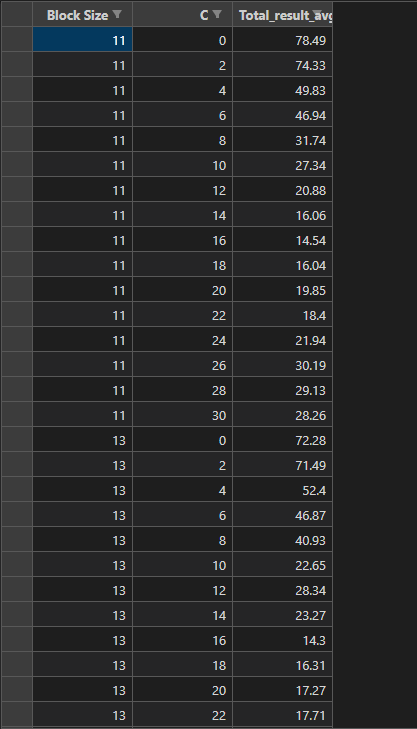
#> input picture csv_example.PNG, 417 x 729 px; its folder holds only this picture in this run
$ python -i preprocessing.py   (imports and definitions only)
#> lines starting #> are read from the running program, lines starting #| are printed output that depends on the picture; after the words box and inside, x2 and y2 are one past the last pixel; in counts of white or black regions, pixels touching at a corner belong together
#> further down, picture is the input picture: shape (729, 417, 3); mean B, G, R 41.6, 41, 40.5
import re
import pandas as pd
import cv2 as cv
from matplotlib import pyplot as plt
import numpy as np
import pytesseract
from pytesseract import Output
import csv
import os
from itertools import zip_longest
from sklearn.metrics import mean_absolute_percentage_error, mean_absolute_error


# function to convert image to grayscale
def get_grayscale(image):
    return cv.cvtColor(image, cv.COLOR_BGR2GRAY)


# [69 lines left out: functions boundingboxes, returnoutput, not called in this run]


"-------------------------------------------------------------------"

"------------------EDIT FOR updatingPipeLine------------------------"
def preprocess_image(image):
    """
    Preprocesses an input image for OCR.

    Args:
        image (numpy.ndarray): The input image as a NumPy array.

    Returns:
        numpy.ndarray: The preprocessed image as a binary NumPy array.
    """


    # Resize the image to a fixed size of 400x400 pixels
    image = cv.resize(image, (400, 400))
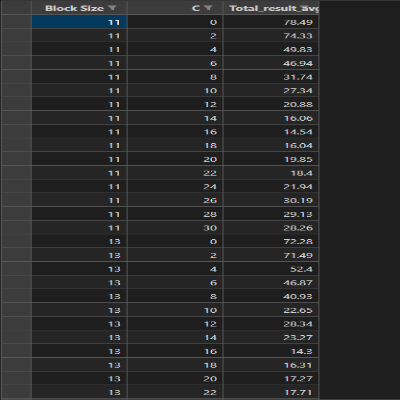
#> image: shape (400, 400, 3); mean of channels 0, 1, 2 41.6, 40.9, 40.5; drawn as B, G, R

    gray = adaptive_gamma_correction(image)
    # Apply Binary Inverse thresholding to the grayscale image to obtain a binary image.
    thresh = cv.threshold(gray, 120, 255, cv.THRESH_BINARY_INV)[1]

    # Return the preprocessed binary image.
    return thresh


# [132 lines left out: functions extract_nutrition_info, count_characters, process_images, process_images_individual, not called in this run]


"---------------------Compare CSV---------------------------------"


# [84 lines left out: functions read_csv_file, compare_csv_files, print_comparison_results, not called in this run]


"----------------------------Count Individual Characters-----------------------------------"


# [171 lines left out: functions smape, count_chars, count_chars_in_file, compare_individual_csv_files, print_individual_count, not called in this run]


"------------------------ADAPTIVE GAMMA CORRECTION-----------------------"

def adaptive_gamma_correction(image, block_size=64, gamma=1.0):
    # Convert the image to grayscale
#> called with block_size = 64, gamma = 1
    gray = cv.cvtColor(image, cv.COLOR_BGR2GRAY)

    # Divide the image into blocks
    blocks = []
    for i in range(0, gray.shape[0], block_size):
        for j in range(0, gray.shape[1], block_size):
            block = gray[i:i+block_size, j:j+block_size]
            blocks.append(block)
#> after the loop, blocks = 49 items

    # Calculate the gamma-corrected image block by block
    gamma_corrected_blocks = []
    for block in blocks:
        # Calculate the histogram of the block
        hist, _ = np.histogram(block, bins=256, range=(0, 256))

        # Calculate the cumulative distribution function of the block
        cdf = hist.cumsum()

        # Normalize the cumulative distribution function
        cdf_normalized = cdf / cdf[-1]

        # Calculate the gamma-corrected lookup table for the block
        inv_gamma = 1.0 / gamma
        table = np.array([((i / 255.0) ** inv_gamma) * 255 for i in np.arange(0, 256)]).astype("uint8")

        # Apply the gamma-corrected lookup table to the block, weighted by the probability of each intensity value
        weighted_table = cv.LUT(table, cdf_normalized * 255.0)
        gamma_corrected_block = cv.LUT(block, table)

        # Add the gamma-corrected block to the list of gamma-corrected blocks
        gamma_corrected_blocks.append(gamma_corrected_block)
#> this loop made 49 passes
#> pass 1, in adaptive_gamma_correction, `gamma_corrected_block = cv.LUT(block, table)`:
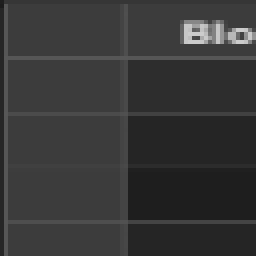
#> gamma_corrected_block: shape (64, 64) (shown 4 times larger); min 28, max 204, mean 54.9
#> pass 2, in adaptive_gamma_correction, `gamma_corrected_block = cv.LUT(block, table)`:
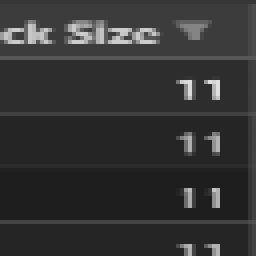
#> gamma_corrected_block: shape (64, 64) (shown 4 times larger); min 30, max 224, mean 51.3
#> pass 3, in adaptive_gamma_correction, `gamma_corrected_block = cv.LUT(block, table)`:
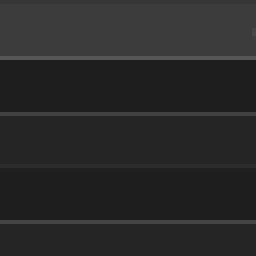
#> gamma_corrected_block: shape (64, 64) (shown 4 times larger); min 30, max 86, mean 40.9
#> after the loop, gamma_corrected_blocks = 49 items

    # Assemble the gamma-corrected image by merging the gamma-corrected blocks
    gamma_corrected_image = np.zeros_like(gray)
    block_index = 0
    for i in range(0, gray.shape[0], block_size):
        for j in range(0, gray.shape[1], block_size):
            gamma_corrected_block = gamma_corrected_blocks[block_index]
            gamma_corrected_image[i:i+block_size, j:j+block_size] = gamma_corrected_block
            block_index += 1
#> after the loop, block_index = 49

    return gamma_corrected_image


# [52 lines left out: function adaptive_gamma_correction_with_otsu, not called in this run]

"Convert String to Dictionary"
# [18 lines left out: function string_to_dict, not called in this run]

>>> import cv2
>>> picture = cv2.imread('csv_example.PNG')
>>> result = preprocess_image(picture)
#> in preprocess_image, `thresh = cv.threshold(gray, 120, 255, cv.THRESH_BINARY_INV)[1]`:
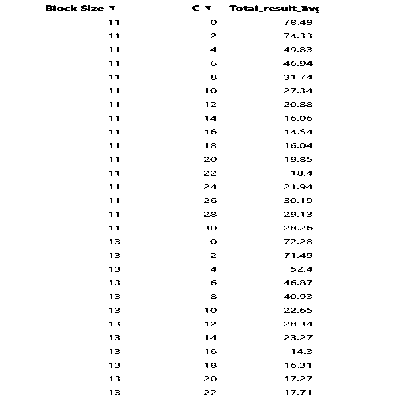
#> thresh: shape (400, 400); 98.2% white; black in thin lines or dots, all inside (x1, y1, x2, y2) = (46, 5, 319, 395)
